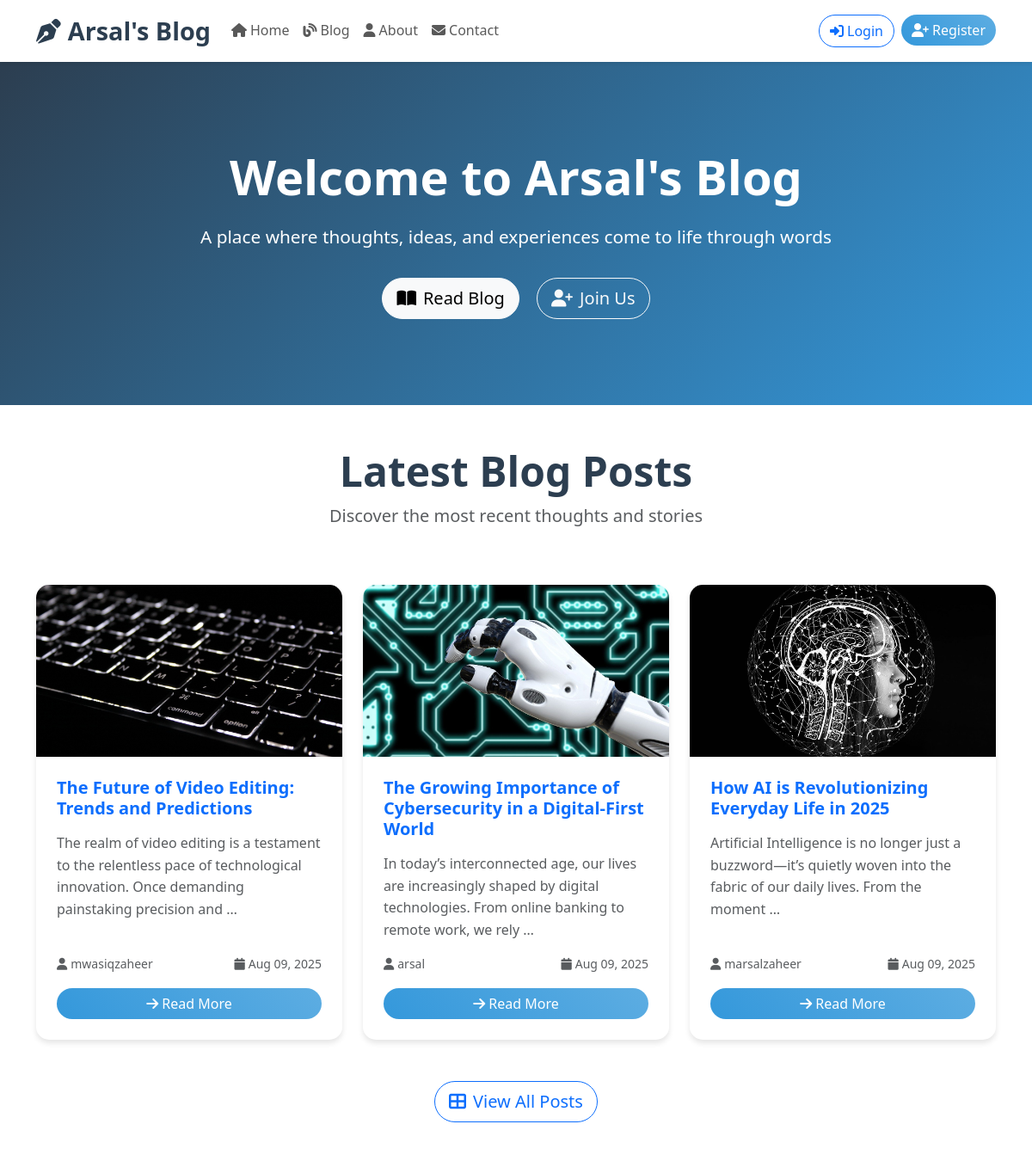
/ (upper part), run on an earlier commit of the app's database.
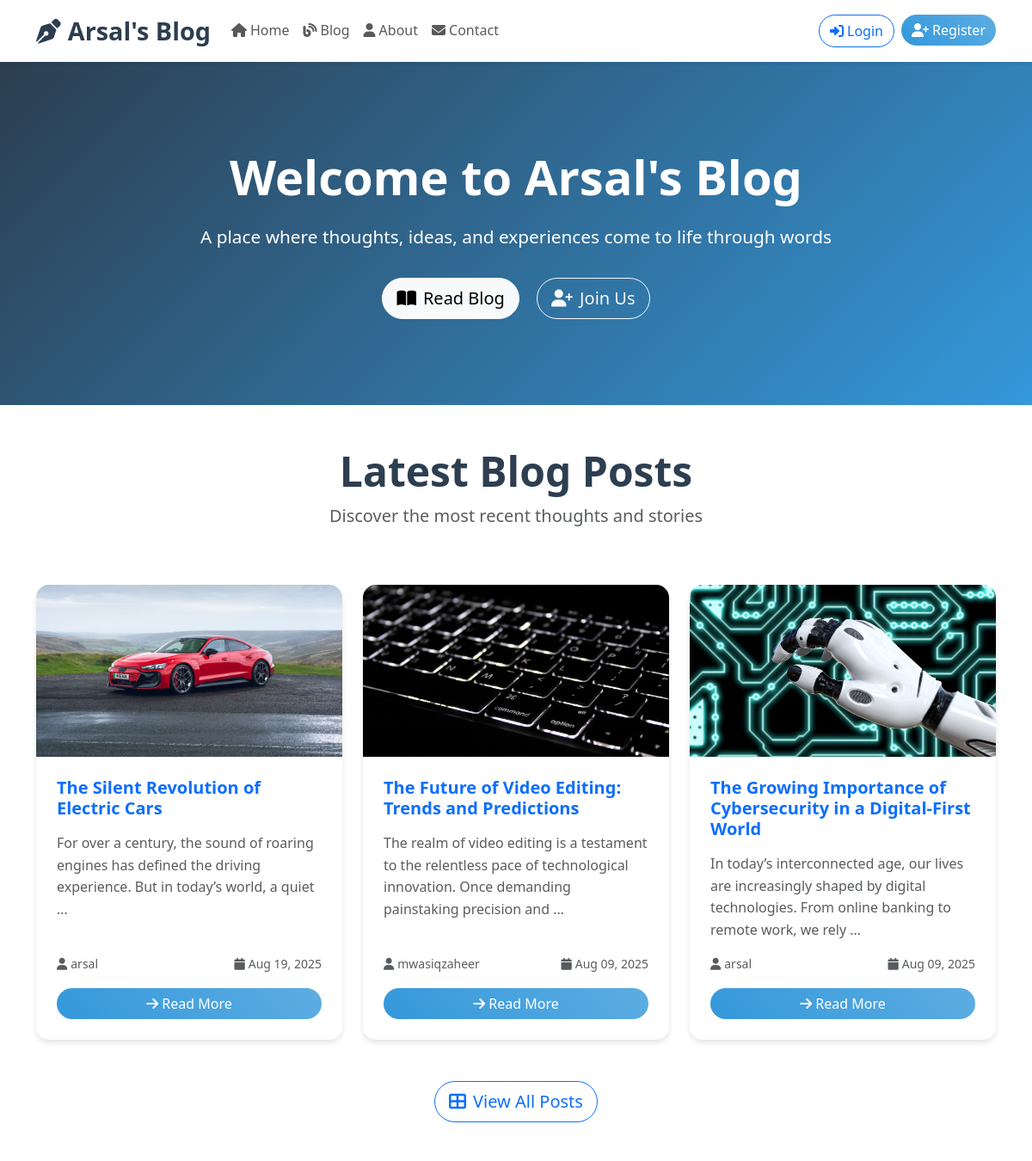
And on a later commit of the database.
### tweet/models.py (models this page shows, shortened)
class BlogPost(models.Model):
    title = models.CharField(max_length=200)
    author = models.ForeignKey(User, on_delete=models.CASCADE)
    content = models.TextField()
    featured_image = models.ImageField(upload_to='blog_images/', blank=True, null=True)
    excerpt = models.TextField(max_length=300, blank=True, help_text="Brief description of the blog post")
    created_at = models.DateTimeField(auto_now_add=True)
    updated_at = models.DateTimeField(auto_now=True)
    is_published = models.BooleanField(default=True)
    class Meta:
        ordering = ['-created_at']

### tweet/views.py (the view)
# urls.py: path('', include('tweet.urls')),  # Main app URLs (includes home, blog, etc.)
def home(request):
    recent_posts = BlogPost.objects.filter(is_published=True)[:3]
    return render(request, 'home.html', {'recent_posts': recent_posts})

### templates/home.html (shortened to what this page needs)
{% extends 'layout.html' %}
{% load static %}
{% block content %}
<section class="hero-section">
    <div class="container">
        <div class="row justify-content-center text-center">
            <div class="col-lg-8">
                <h1 class="hero-title">Welcome to Arsal's Blog</h1>
                <p class="hero-subtitle">A place where thoughts, ideas, and experiences come to life through words</p>
                <div class="mt-4">
                    <a href="{% url 'blog_list' %}" class="btn btn-light btn-lg me-3">
                        <i class="fas fa-book-open me-2"></i>Read Blog
                    </a>
                    {% if user.is_authenticated %}
                        <a href="{% url 'blog_create' %}" class="btn btn-outline-light btn-lg">
                            <i class="fas fa-pen me-2"></i>Write Post
                        </a>
                    {% else %}
                        <a href="{% url 'register' %}" class="btn btn-outline-light btn-lg">
                            <i class="fas fa-user-plus me-2"></i>Join Us
                        </a>
                    {% endif %}
                </div>
            </div>
        </div>
    </div>
</section>
{% if recent_posts %}
<section class="py-5">
    <div class="container">
        <div class="row">
            <div class="col-12 text-center mb-5">
                <h2 class="display-5 fw-bold">Latest Blog Posts</h2>
                <p class="lead text-muted">Discover the most recent thoughts and stories</p>
            </div>
        </div>
        <div class="row">
            {% for post in recent_posts %}
            <div class="col-lg-4 col-md-6 mb-4">
                <article class="card blog-card h-100 fade-in-up">
                    {% if post.featured_image %}
                        <img src="{{ post.featured_image.url }}" class="card-img-top" alt="{{ post.title }}">
                    {% else %}
                        <div class="card-img-top bg-gradient" style="height: 200px; background: linear-gradient(45deg, #3498db, #2c3e50); display: flex; align-items: center; justify-content: center;">
                            <i class="fas fa-image fa-3x text-white opacity-50"></i>
                        </div>
                    {% endif %}
                    <div class="card-body d-flex flex-column">
                        <h5 class="card-title">
                            <a href="{% url 'blog_detail' post.pk %}" class="text-decoration-none">
                                {{ post.title }}
                            </a>
                        </h5>
                        <p class="card-text text-muted flex-grow-1">
                            {% if post.excerpt %}
                                {{ post.excerpt|truncatewords:20 }}
                            {% else %}
                                {{ post.content|truncatewords:20 }}
                            {% endif %}
                        </p>
                        <div class="d-flex justify-content-between align-items-center mt-auto">
                            <small class="text-muted">
                                <i class="fas fa-user me-1"></i>{{ post.author.username }}
                            </small>
                            <small class="text-muted">
                                <i class="fas fa-calendar me-1"></i>{{ post.created_at|date:"M d, Y" }}
                            </small>
                        </div>
                        <a href="{% url 'blog_detail' post.pk %}" class="btn btn-primary mt-3">
                            <i class="fas fa-arrow-right me-1"></i>Read More
                        </a>
                    </div>
                </article>
            </div>
            {% endfor %}
        </div>
        <div class="row">
            <div class="col-12 text-center mt-4">
                <a href="{% url 'blog_list' %}" class="btn btn-outline-primary btn-lg">
                    <i class="fas fa-th-large me-2"></i>View All Posts
                </a>
            </div>
        </div>
    </div>
</section>
{% endif %}
{% endblock %}

What changed in the data, as far as the page shows it:
removed BlogPost: featured_image (picture), title "How AI is Revolutionizing Everyday Life in 2025", excerpt "Artificial Intelligence is no longer just a buzzword—it’s quietly woven into the fabric of our daily lives. From the moment …", author.username "marsalzaheer", created_at "Aug 09, 2025"
added BlogPost: featured_image (picture), title "The Silent Revolution of Electric Cars", excerpt "For over a century, the sound of roaring engines has defined the driving experience. But in today’s world, a quiet …", author.username "arsal", created_at "Aug 19, 2025"
